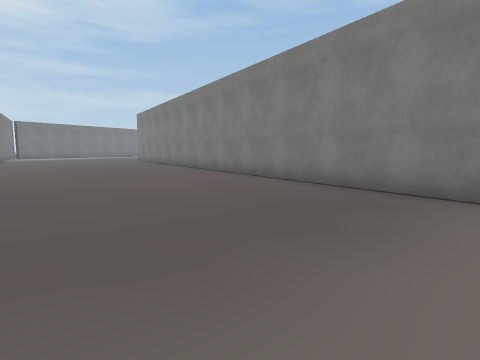
View 1 (above)

19 first-person views from a walk through a scene from a Unity 3-D project. The camera is 1.4 m above the floor, tilts 6° down and sees 80° across. The floor is counted in squares, 2 m on a side. Each view is taken from the middle of a square. On the plan, view 1 faces up. The plan holds only what a view shows up to about 10 squares ahead; the rest is blank. The place goes on beyond the plan. The player character is not drawn. Some surface patterns are stand-ins.

View 2
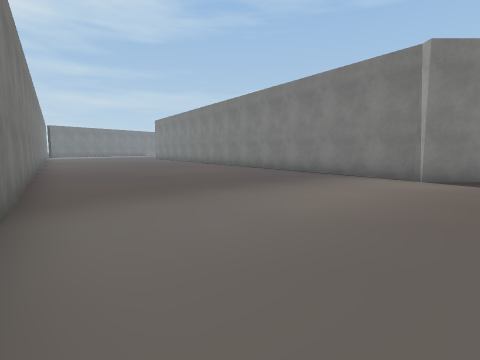

View 3
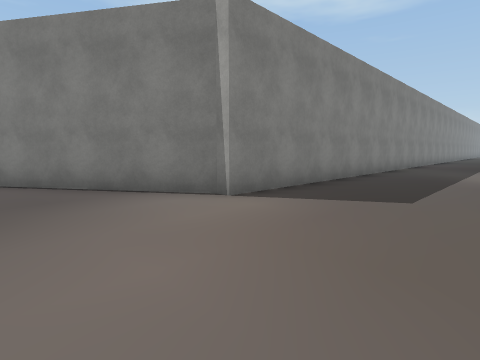

View 4
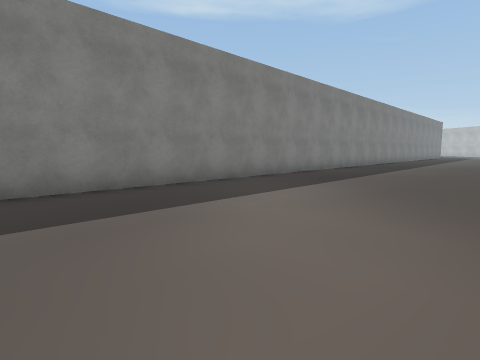

View 5
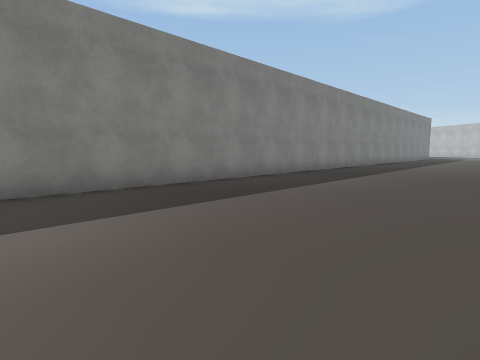

View 6
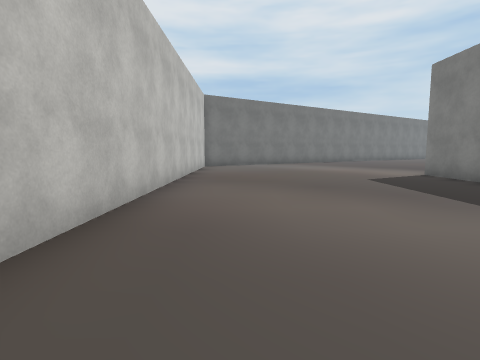

View 7
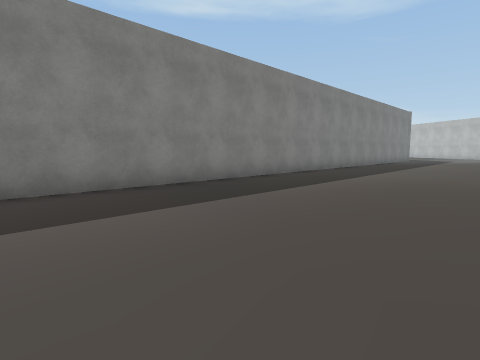

View 8
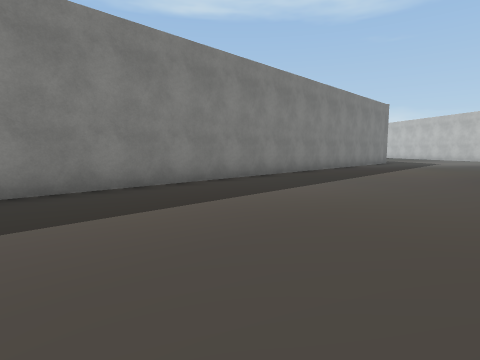

View 9
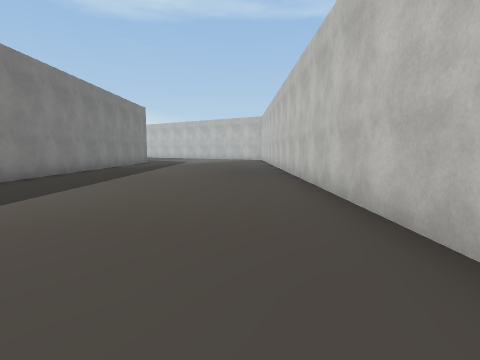

View 10
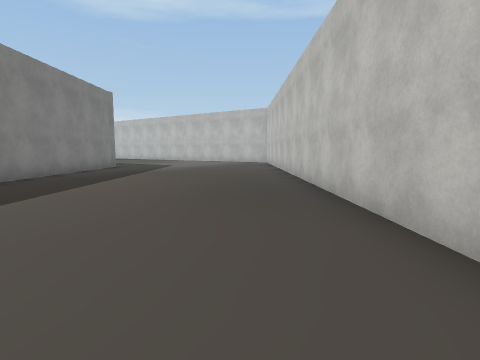

View 11
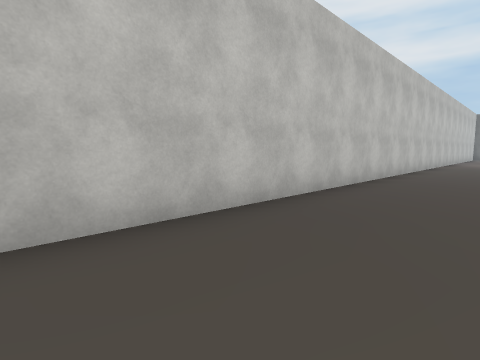

View 12
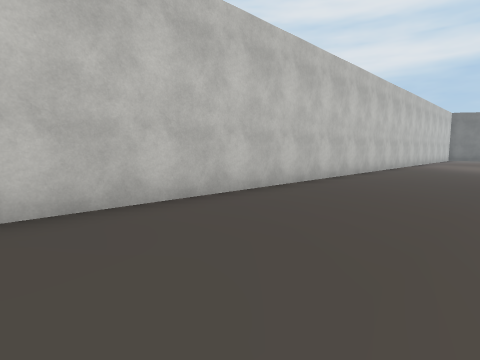

View 13
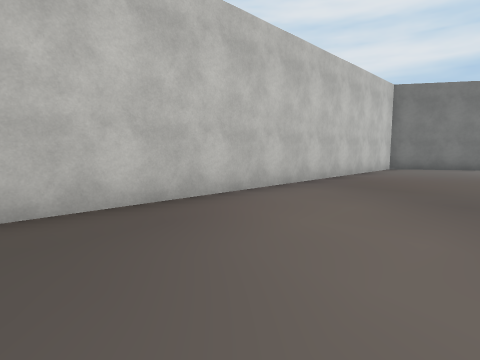

View 14
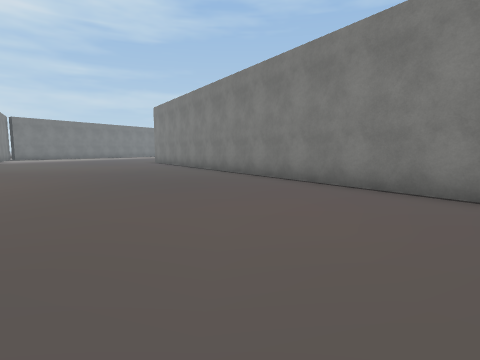

View 15
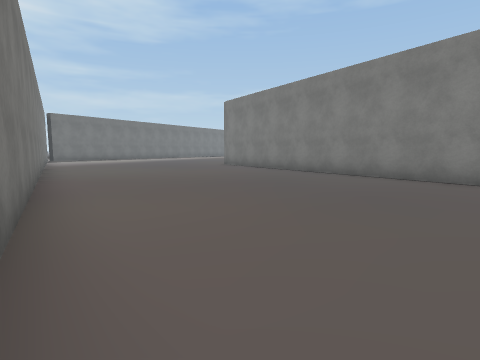

View 16
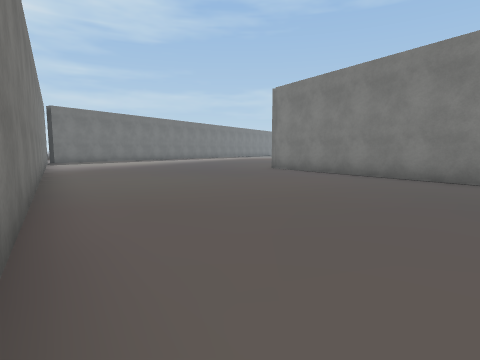

View 17
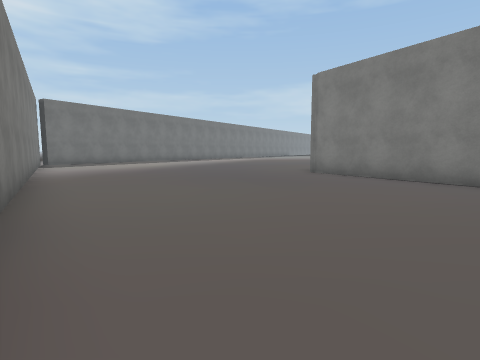

View 18
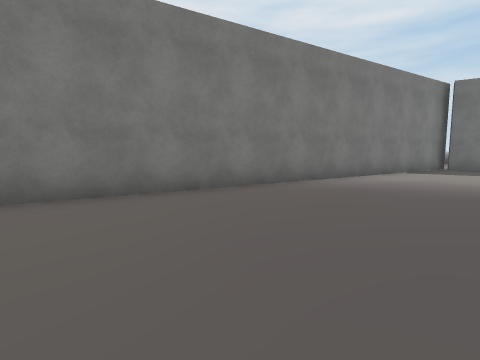

View 19
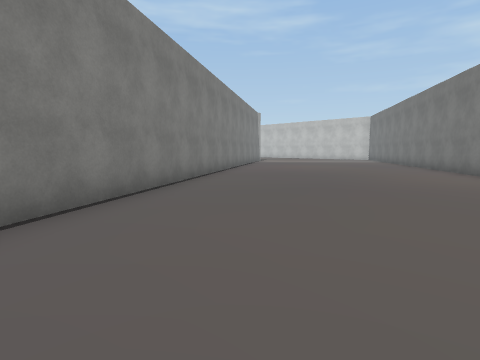

### Floor plan
Points are (right, up) in squares from view 1. A wall is a line through its corners. A room is listed if a view was taken in it or the views show most of it. See-through windows are left out.
Room 1 (views 1, 2, 3, 4, 5, 6, 7, 8, 9, 10, 11, 12, 13, 14, 15, 16, 17, 18, 19)
walls: (4, 2.4) (-6.7, 18.9); (0.2, -4.5) (34, -4.5); (34.1, 2.2) (3.9, 2.2); (-16.5, 20.6) (-1.1, -3.1)

Where each view was taken, in squares from view 1:
view 1: 0 up, 0 right, facing up
view 2: 4 down, 0 right, facing up
view 3: 1 down, 1 right, facing up-right
view 4: 3 down, 7 right, facing up-right
view 5: 3 down, 11 right, facing up-right
view 6: 3 down, 12 right, facing left
view 7: 3 down, 16 right, facing up-right
view 8: 3 down, 20 right, facing up-right
view 9: 3 down, 20 right, facing right
view 10: 3 down, 24 right, facing right
view 11: 2 down, 24 right, facing down-left
view 12: 1 down, 22 right, facing down-left
view 13: 1 down, 11 right, facing down-left
view 14: 3 up, 2 left, facing up
view 15: 5 up, 6 left, facing up
view 16: 8 up, 8 left, facing up
view 17: 10 up, 9 left, facing up
view 18: 16 up, 8 left, facing left
view 19: 16 up, 8 left, facing down-right
